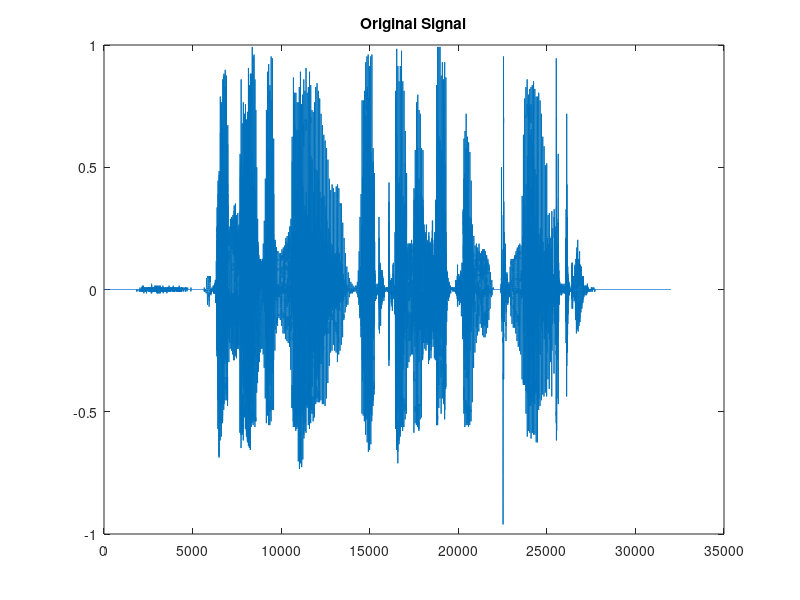
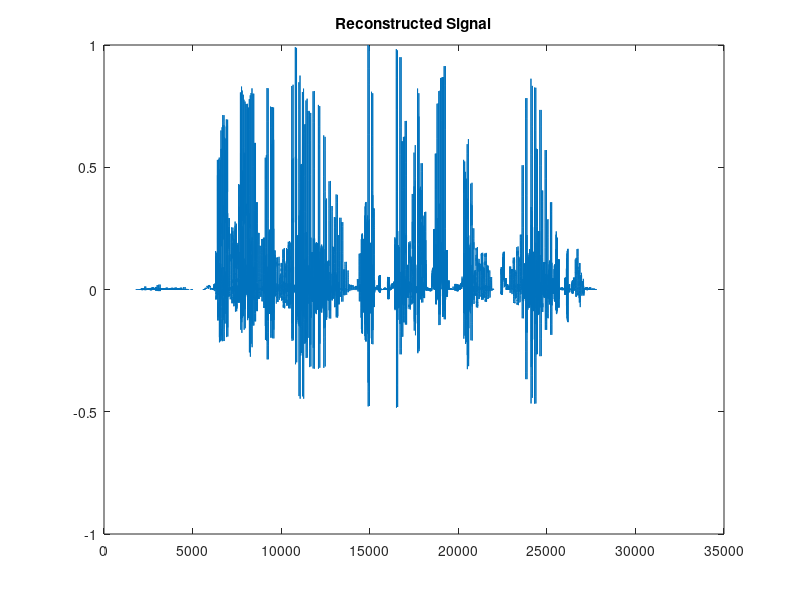

Source code (MATLAB) for these figures, in order: (Note: this script raises an error after producing the figures.)
clc;clear;close all;

load transmit_signal.mat;
threshold = 30;

recon=zeros(1,numel(x));
for frame=1:n
    if zcr(frame)>threshold
        wgn = randn(len,1);
        u = wgn/max(max(wgn),abs(min(wgn)));% normalize WGN signal between -1 to 1
        recon((frame-1)*len+1:frame*len)=filter(gain(frame),coefficient(frame,:),u);
    else
        d = zeros(len,1); % make the impluse period signal(T = pitch period)
        count = 1;
        while count<=len
            d(count) = 1;
            count = count + pitch_period(frame);
        end
        recon((frame-1)*len+1:frame*len)=filter(gain(frame)*pitch_period(frame),coefficient(frame,:),d);%*pitch_period(frame)
    end
end

recon = recon/max(max(recon),abs(min(recon))); % normalize reconstructed signal between -1 to 1

figure()
plot(x)
title('Original Signal')

figure()
plot(recon)
title('Reconstructed Signal')
Fs = 8000;
audiowrite('Decoded_speech.wav',recon,Fs); 

playObj=audioplayer(x,8000);
play(playObj);

pause(4);

playObj=audioplayer(recon,8000);
play(playObj);

%calculate MSE
tfnan = isnan(recon);
for i = 1:numel(recon)
    if(tfnan(i)==1) 
        recon(i)=0;
    end
end
MSE = immse(x,recon')

save('for_plot.mat')
